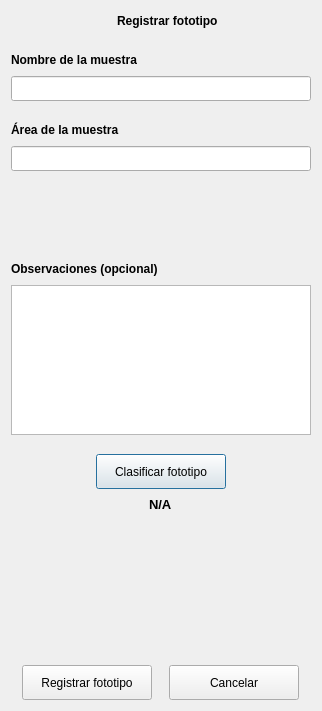
<?xml version="1.0" encoding="UTF-8"?>
<ui version="4.0">
 <class>dlgRegFototipo</class>
 <widget class="QDialog" name="dlgRegFototipo">
  <property name="geometry">
   <rect>
    <x>0</x>
    <y>0</y>
    <width>322</width>
    <height>711</height>
   </rect>
  </property>
  <property name="windowTitle">
   <string>Registrar fototipo</string>
  </property>
  <property name="windowIcon">
   <iconset resource="recursos.qrc">
    <normaloff>:/img/logo_icono_nuevo.ico</normaloff>:/img/logo_icono_nuevo.ico</iconset>
  </property>
  <layout class="QGridLayout" name="gridLayout">
   <item row="0" column="0">
    <layout class="QVBoxLayout" name="verticalLayout_5">
     <item>
      <layout class="QHBoxLayout" name="horizontalLayout_2">
       <item>
        <spacer name="horizontalSpacer_2">
         <property name="orientation">
          <enum>Qt::Horizontal</enum>
         </property>
         <property name="sizeHint" stdset="0">
          <size>
           <width>40</width>
           <height>20</height>
          </size>
         </property>
        </spacer>
       </item>
       <item>
        <widget class="QLabel" name="label">
         <property name="maximumSize">
          <size>
           <width>50</width>
           <height>50</height>
          </size>
         </property>
         <property name="text">
          <string/>
         </property>
         <property name="pixmap">
          <pixmap resource="recursos.qrc">:/img/plus_muestra.png</pixmap>
         </property>
         <property name="scaledContents">
          <bool>true</bool>
         </property>
        </widget>
       </item>
       <item>
        <widget class="QLabel" name="etqRegFototipo">
         <property name="font">
          <font>
           <weight>75</weight>
           <bold>true</bold>
          </font>
         </property>
         <property name="text">
          <string>Registrar fototipo</string>
         </property>
        </widget>
       </item>
       <item>
        <spacer name="horizontalSpacer_3">
         <property name="orientation">
          <enum>Qt::Horizontal</enum>
         </property>
         <property name="sizeHint" stdset="0">
          <size>
           <width>40</width>
           <height>20</height>
          </size>
         </property>
        </spacer>
       </item>
      </layout>
     </item>
     <item>
      <spacer name="verticalSpacer_5">
       <property name="orientation">
        <enum>Qt::Vertical</enum>
       </property>
       <property name="sizeType">
        <enum>QSizePolicy::Fixed</enum>
       </property>
       <property name="sizeHint" stdset="0">
        <size>
         <width>20</width>
         <height>13</height>
        </size>
       </property>
      </spacer>
     </item>
     <item>
      <layout class="QVBoxLayout" name="verticalLayout">
       <item>
        <layout class="QHBoxLayout" name="horizontalLayout_6">
         <item>
          <widget class="QLabel" name="etqNombre">
           <property name="font">
            <font>
             <weight>75</weight>
             <bold>true</bold>
            </font>
           </property>
           <property name="text">
            <string>Nombre de la muestra</string>
           </property>
          </widget>
         </item>
         <item>
          <spacer name="horizontalSpacer_9">
           <property name="orientation">
            <enum>Qt::Horizontal</enum>
           </property>
           <property name="sizeHint" stdset="0">
            <size>
             <width>40</width>
             <height>20</height>
            </size>
           </property>
          </spacer>
         </item>
        </layout>
       </item>
       <item>
        <widget class="QLineEdit" name="lineaNombre">
         <property name="minimumSize">
          <size>
           <width>300</width>
           <height>25</height>
          </size>
         </property>
         <property name="maximumSize">
          <size>
           <width>16777215</width>
           <height>25</height>
          </size>
         </property>
         <property name="inputMethodHints">
          <set>Qt::ImhLatinOnly|Qt::ImhPreferLatin|Qt::ImhPreferUppercase|Qt::ImhUppercaseOnly</set>
         </property>
         <property name="maxLength">
          <number>40</number>
         </property>
        </widget>
       </item>
      </layout>
     </item>
     <item>
      <spacer name="verticalSpacer_2">
       <property name="orientation">
        <enum>Qt::Vertical</enum>
       </property>
       <property name="sizeType">
        <enum>QSizePolicy::Fixed</enum>
       </property>
       <property name="sizeHint" stdset="0">
        <size>
         <width>20</width>
         <height>13</height>
        </size>
       </property>
      </spacer>
     </item>
     <item>
      <layout class="QVBoxLayout" name="verticalLayout_3">
       <item>
        <layout class="QHBoxLayout" name="horizontalLayout_7">
         <item>
          <widget class="QLabel" name="etqArea">
           <property name="font">
            <font>
             <weight>75</weight>
             <bold>true</bold>
            </font>
           </property>
           <property name="text">
            <string>Área de la muestra</string>
           </property>
          </widget>
         </item>
         <item>
          <spacer name="horizontalSpacer_10">
           <property name="orientation">
            <enum>Qt::Horizontal</enum>
           </property>
           <property name="sizeHint" stdset="0">
            <size>
             <width>40</width>
             <height>20</height>
            </size>
           </property>
          </spacer>
         </item>
        </layout>
       </item>
       <item>
        <widget class="QLineEdit" name="lineaArea">
         <property name="minimumSize">
          <size>
           <width>300</width>
           <height>25</height>
          </size>
         </property>
         <property name="maximumSize">
          <size>
           <width>16777215</width>
           <height>25</height>
          </size>
         </property>
         <property name="inputMethodHints">
          <set>Qt::ImhLatinOnly|Qt::ImhPreferLatin|Qt::ImhPreferUppercase|Qt::ImhUppercaseOnly</set>
         </property>
         <property name="maxLength">
          <number>40</number>
         </property>
        </widget>
       </item>
      </layout>
     </item>
     <item>
      <layout class="QVBoxLayout" name="verticalLayout_4">
       <item>
        <spacer name="verticalSpacer">
         <property name="orientation">
          <enum>Qt::Vertical</enum>
         </property>
         <property name="sizeHint" stdset="0">
          <size>
           <width>20</width>
           <height>40</height>
          </size>
         </property>
        </spacer>
       </item>
       <item>
        <layout class="QHBoxLayout" name="horizontalLayout_8">
         <item>
          <widget class="QLabel" name="etqObservaciones">
           <property name="font">
            <font>
             <weight>75</weight>
             <bold>true</bold>
            </font>
           </property>
           <property name="text">
            <string>Observaciones (opcional)</string>
           </property>
          </widget>
         </item>
         <item>
          <spacer name="horizontalSpacer_11">
           <property name="orientation">
            <enum>Qt::Horizontal</enum>
           </property>
           <property name="sizeHint" stdset="0">
            <size>
             <width>40</width>
             <height>20</height>
            </size>
           </property>
          </spacer>
         </item>
        </layout>
       </item>
       <item>
        <widget class="QTextEdit" name="textEditObservaciones">
         <property name="minimumSize">
          <size>
           <width>0</width>
           <height>150</height>
          </size>
         </property>
         <property name="maximumSize">
          <size>
           <width>16777215</width>
           <height>150</height>
          </size>
         </property>
        </widget>
       </item>
      </layout>
     </item>
     <item>
      <spacer name="verticalSpacer_6">
       <property name="orientation">
        <enum>Qt::Vertical</enum>
       </property>
       <property name="sizeType">
        <enum>QSizePolicy::Fixed</enum>
       </property>
       <property name="sizeHint" stdset="0">
        <size>
         <width>20</width>
         <height>13</height>
        </size>
       </property>
      </spacer>
     </item>
     <item>
      <layout class="QHBoxLayout" name="horizontalLayout_4">
       <item>
        <spacer name="horizontalSpacer_8">
         <property name="orientation">
          <enum>Qt::Horizontal</enum>
         </property>
         <property name="sizeHint" stdset="0">
          <size>
           <width>40</width>
           <height>20</height>
          </size>
         </property>
        </spacer>
       </item>
       <item>
        <widget class="QPushButton" name="btnFototipo">
         <property name="minimumSize">
          <size>
           <width>130</width>
           <height>35</height>
          </size>
         </property>
         <property name="maximumSize">
          <size>
           <width>130</width>
           <height>35</height>
          </size>
         </property>
         <property name="text">
          <string>Clasificar fototipo</string>
         </property>
         <property name="icon">
          <iconset resource="recursos.qrc">
           <normaloff>:/img/fototipos_small.png</normaloff>:/img/fototipos_small.png</iconset>
         </property>
         <property name="iconSize">
          <size>
           <width>25</width>
           <height>20</height>
          </size>
         </property>
        </widget>
       </item>
       <item>
        <spacer name="horizontalSpacer_7">
         <property name="orientation">
          <enum>Qt::Horizontal</enum>
         </property>
         <property name="sizeHint" stdset="0">
          <size>
           <width>40</width>
           <height>20</height>
          </size>
         </property>
        </spacer>
       </item>
      </layout>
     </item>
     <item>
      <layout class="QVBoxLayout" name="verticalLayout_2">
       <item>
        <layout class="QHBoxLayout" name="horizontalLayout">
         <item>
          <spacer name="horizontalSpacer_4">
           <property name="orientation">
            <enum>Qt::Horizontal</enum>
           </property>
           <property name="sizeHint" stdset="0">
            <size>
             <width>40</width>
             <height>20</height>
            </size>
           </property>
          </spacer>
         </item>
         <item>
          <widget class="QLabel" name="etqNumeroElegido">
           <property name="font">
            <font>
             <pointsize>10</pointsize>
             <weight>75</weight>
             <bold>true</bold>
            </font>
           </property>
           <property name="text">
            <string>&lt;html&gt;&lt;head/&gt;&lt;body&gt;&lt;p&gt;N/A&lt;/p&gt;&lt;/body&gt;&lt;/html&gt;</string>
           </property>
          </widget>
         </item>
         <item>
          <spacer name="horizontalSpacer">
           <property name="orientation">
            <enum>Qt::Horizontal</enum>
           </property>
           <property name="sizeHint" stdset="0">
            <size>
             <width>40</width>
             <height>20</height>
            </size>
           </property>
          </spacer>
         </item>
        </layout>
       </item>
       <item>
        <layout class="QHBoxLayout" name="horizontalLayout_3">
         <item>
          <spacer name="horizontalSpacer_6">
           <property name="orientation">
            <enum>Qt::Horizontal</enum>
           </property>
           <property name="sizeHint" stdset="0">
            <size>
             <width>40</width>
             <height>20</height>
            </size>
           </property>
          </spacer>
         </item>
         <item>
          <widget class="QLabel" name="etqFototipoElegido">
           <property name="minimumSize">
            <size>
             <width>125</width>
             <height>125</height>
            </size>
           </property>
           <property name="maximumSize">
            <size>
             <width>125</width>
             <height>125</height>
            </size>
           </property>
           <property name="text">
            <string/>
           </property>
           <property name="pixmap">
            <pixmap resource="recursos.qrc">:/img/vacio.png</pixmap>
           </property>
           <property name="scaledContents">
            <bool>true</bool>
           </property>
          </widget>
         </item>
         <item>
          <spacer name="horizontalSpacer_5">
           <property name="orientation">
            <enum>Qt::Horizontal</enum>
           </property>
           <property name="sizeHint" stdset="0">
            <size>
             <width>40</width>
             <height>20</height>
            </size>
           </property>
          </spacer>
         </item>
        </layout>
       </item>
      </layout>
     </item>
     <item>
      <spacer name="verticalSpacer_7">
       <property name="orientation">
        <enum>Qt::Vertical</enum>
       </property>
       <property name="sizeType">
        <enum>QSizePolicy::Fixed</enum>
       </property>
       <property name="sizeHint" stdset="0">
        <size>
         <width>20</width>
         <height>13</height>
        </size>
       </property>
      </spacer>
     </item>
     <item>
      <layout class="QHBoxLayout" name="horizontalLayout_5">
       <item>
        <widget class="QPushButton" name="btnRegistrar">
         <property name="minimumSize">
          <size>
           <width>130</width>
           <height>35</height>
          </size>
         </property>
         <property name="maximumSize">
          <size>
           <width>130</width>
           <height>35</height>
          </size>
         </property>
         <property name="text">
          <string>Registrar fototipo</string>
         </property>
         <property name="iconSize">
          <size>
           <width>25</width>
           <height>20</height>
          </size>
         </property>
        </widget>
       </item>
       <item>
        <widget class="QPushButton" name="btnCancelar">
         <property name="minimumSize">
          <size>
           <width>130</width>
           <height>35</height>
          </size>
         </property>
         <property name="maximumSize">
          <size>
           <width>130</width>
           <height>35</height>
          </size>
         </property>
         <property name="text">
          <string>Cancelar</string>
         </property>
         <property name="iconSize">
          <size>
           <width>25</width>
           <height>20</height>
          </size>
         </property>
        </widget>
       </item>
      </layout>
     </item>
    </layout>
   </item>
  </layout>
 </widget>
 <resources>
  <include location="recursos.qrc"/>
 </resources>
 <connections/>
</ui>
